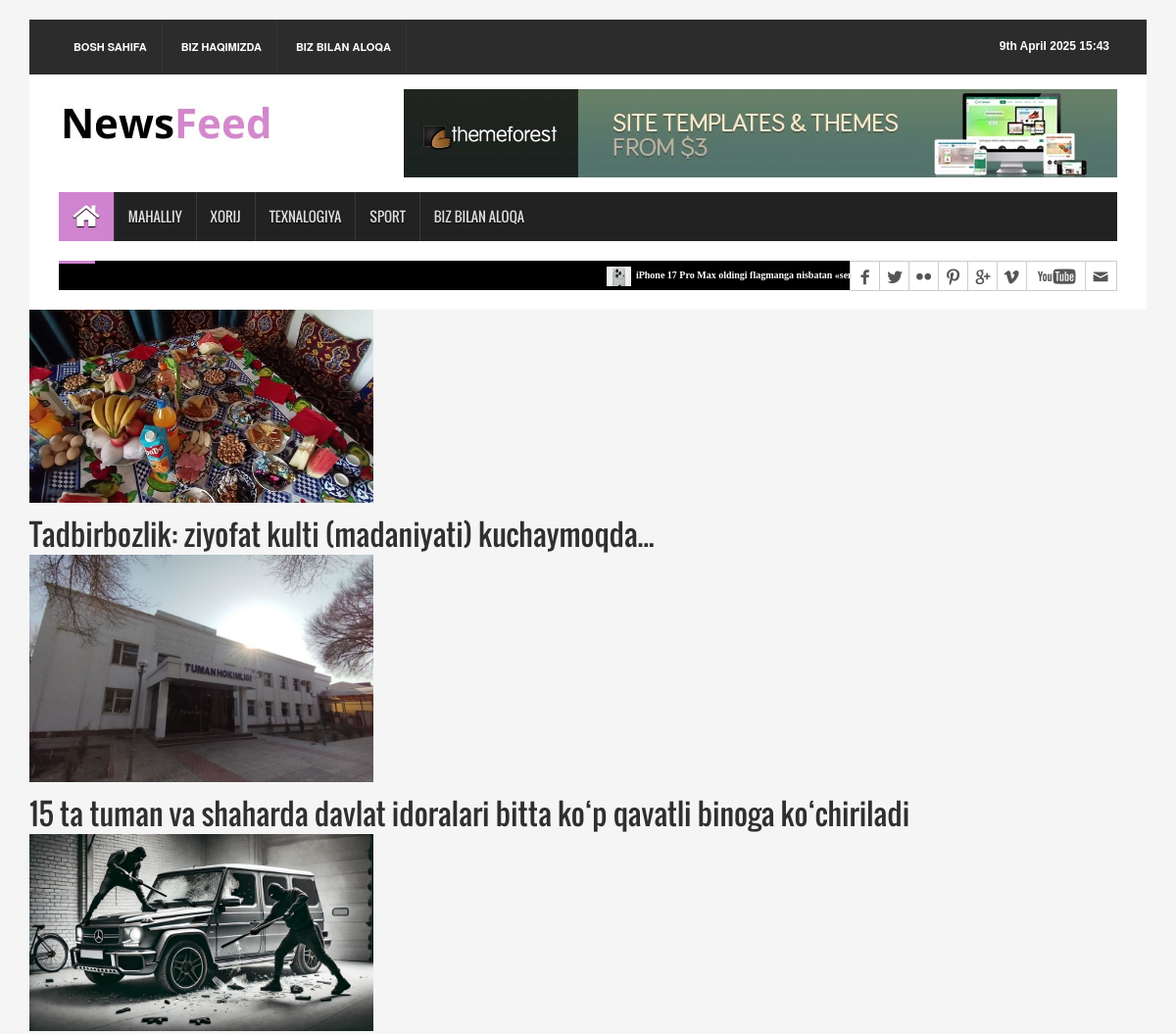
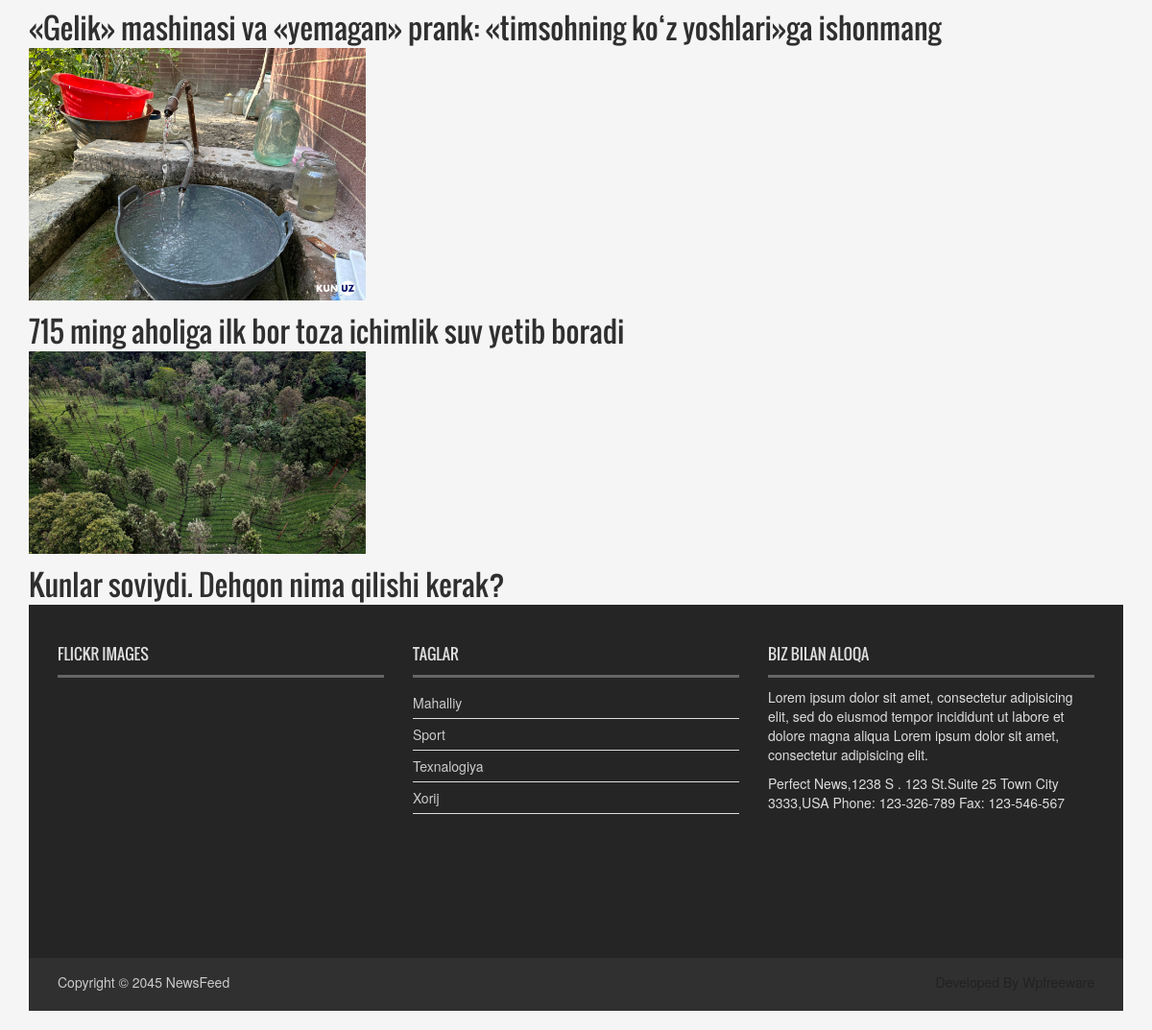
/local, run on the app's committed database (2 pictures, top to bottom).
### news_app/models.py (models this page shows, shortened)
class News(models.Model):
    class Status(models.TextChoices):
        Draft = "DF", "Draft"
        Published = "PB", "Published"
    title = models.CharField(max_length=250)
    slug = models.SlugField(max_length=250)
    body = models.TextField()
    image = models.ImageField(upload_to='news/images/')
    category = models.ForeignKey(Category,
                                 on_delete=models.CASCADE
                                 )
    publish_time = models.DateTimeField(default=timezone.now)
    created_time = models.DateTimeField(auto_now_add=True)
    updated_time = models.DateTimeField(auto_now=True)
    status = models.CharField(max_length=2,
                              choices=Status.choices,
                              default=Status.Draft,
                              )
    objects = models.Manager() # default manager
    published = PublishedManager()
    class Meta:
        ordering = ["-publish_time"]
    def get_absolute_url(self):
        return reverse("news_detail_page", args=[self.slug])

class Category(models.Model):
    name = models.CharField(max_length=150)

### news_app/views.py (the view)
# urls.py: path('local', LocalNewsView.as_view(), name="local_news_app"),
class LocalNewsView(ListView):
    model = News
    template_name = "news/mahalliy.html"
    context_object_name = "mahalliy_yangiliklar"
    def get_queryset(self):
        news = self.model.published.all().filter(category__name="Mahalliy")
        return news

### news_app/context_processor.py (called while the page is built)
def latest_news(request):
    latest_news = News.published.all().order_by("-publish_time")[:10]
    categories = Category.objects.all()
    context = {
        "latest_news": latest_news,
        'categories': categories,
    }
    return context

### news_app/models.py (called while the page is built)
    def get_queryset(self):
        return super().get_queryset().filter(status=News.Status.Published)

### templates/news/mahalliy.html (shortened to what this page needs)
{% extends 'news/base.html' %}
{% load static %}
{% block content %}
    {% for news in mahalliy_yangiliklar %}
        <div class="container">
            <div class="row">
                <div class="col-sa-6">
                    <a href="{{ news.get_absolute_url }}">
                    <img src="{{ news.image.url }}" alt="{{ news.title }}" style="width:30%">
                    <h2>{{ news.title }}</h2>
                        </a>
                </div>
            </div>
        </div>
    {% endfor %}
{% endblock content %}

### templates/news/base.html (shortened to what this page needs)
{% load static %}
<!DOCTYPE html>
<html>
<head>
<link rel="stylesheet" type="text/css" href="{% static '/css/bootstrap.min.css' %}">
<link rel="stylesheet" type="text/css" href="{% static '/css/font-awesome.min.css' %}">
<link rel="stylesheet" type="text/css" href="{% static '/css/animate.css' %}">
<link rel="stylesheet" type="text/css" href="{% static '/css/font.css' %}">
<link rel="stylesheet" type="text/css" href="{% static '/css/li-scroller.css' %}">
<link rel="stylesheet" type="text/css" href="{% static '/css/slick.css' %}">
<link rel="stylesheet" type="text/css" href="{% static '/css/jquery.fancybox.css' %}">
<link rel="stylesheet" type="text/css" href="{% static '/css/theme.css' %}">
<link rel="stylesheet" type="text/css" href="{% static '/css/style.css' %}">
</head>
<body>
<div class="container">
  <header id="header">
    <div class="row">
      <div class="col-lg-12 col-md-12 col-sm-12">
        <div class="header_top">
          <div class="header_top_left">
            <ul class="top_nav">
              <li><a href="{% url 'home_page' %}">Bosh sahifa</a></li>
              <li><a href="{% url 'about_page' %}">Biz haqimizda</a></li>
              <li><a href="{% url 'contact_page' %}">Biz bilan aloqa</a></li>
            </ul>
          </div>
          <div class="header_top_right">
            <p>{% now "jS F Y H:i" %}</p>
          </div>
        </div>
      </div>
      <div class="col-lg-12 col-md-12 col-sm-12">
        <div class="header_bottom">
          <div class="logo_area"><a href="index.html" class="logo"><img src="{% static 'images/logo.jpg' %}" alt=""></a></div>
          <div class="add_banner"><a href="#"><img src="{% static 'images/addbanner_728x90_V1.jpg' %}" alt=""></a></div>
        </div>
      </div>
    </div>
  </header>
  <section id="navArea">
    <nav class="navbar navbar-inverse" role="navigation">
      <div id="navbar" class="navbar-collapse collapse">
        <ul class="nav navbar-nav main_nav">
          <li class="active"><a href="{% url 'home_page' %}"><span class="fa fa-home desktop-home"></span><span class="mobile-show">Home</span></a></li>
          <li><a href="{% url 'local_news_app' %}">Mahalliy</a></li>
          <li><a href="{% url 'xorij_news_app' %}">Xorij</a></li>
          <li><a href="{% url 'texnalogiya_news_app' %}">Texnalogiya</a></li>
          <li><a href="{% url 'sport_news_app' %}">Sport</a></li>
          <li><a href="{% url 'contact_page' %}">Biz bilan aloqa</a></li>
        </ul>
      </div>
    </nav>
  </section>
  <section id="newsSection">
    <div class="row">
      <div class="col-lg-12 col-md-12">
        <div class="latest_newsarea"> <span></span>
          <ul id="ticker01" class="news_sticker">
            {% for news in latest_news %}
            <li><a href="#"><img src="{{ news.image }}" alt="">{{ news.title }}</a></li>
              {% endfor %}
          </ul>
          <div class="social_area">
            <ul class="social_nav">
              <li class="facebook"><a href="#"></a></li>
              <li class="twitter"><a href="#"></a></li>
              <li class="flickr"><a href="#"></a></li>
              <li class="pinterest"><a href="#"></a></li>
              <li class="googleplus"><a href="#"></a></li>
              <li class="vimeo"><a href="#"></a></li>
              <li class="youtube"><a href="#"></a></li>
              <li class="mail"><a href="#"></a></li>
            </ul>
          </div>
        </div>
      </div>
    </div>
  </section>
    {% block content %}
    {% endblock content %}
     <footer id="footer">
    <div class="footer_top">
      <div class="row">
        <div class="col-lg-4 col-md-4 col-sm-4">
          <div class="footer_widget wow fadeInLeftBig">
            <h2>Flickr Images</h2>
          </div>
        </div>
        <div class="col-lg-4 col-md-4 col-sm-4">
          <div class="footer_widget wow fadeInDown">
            <h2>Taglar</h2>
            <ul class="tag_nav">
              {% for kategoriya in categories %}
              <li><a href="#">{{ kategoriya.name }} </a></li>
              {% endfor %}
            </ul>
          </div>
        </div>
        <div class="col-lg-4 col-md-4 col-sm-4">
          <div class="footer_widget wow fadeInRightBig">
            <h2>Biz bilan aloqa</h2>
            <p>Lorem ipsum dolor sit amet, consectetur adipisicing elit, sed do eiusmod tempor incididunt ut labore et dolore magna aliqua Lorem ipsum dolor sit amet, consectetur adipisicing elit.</p>
            <address>
            Perfect News,1238 S . 123 St.Suite 25 Town City 3333,USA Phone: 123-326-789 Fax: 123-546-567
            </address>
          </div>
        </div>
      </div>
    </div>
    <div class="footer_bottom">
      <p class="copyright">Copyright &copy; 2045 <a href="{% url 'home_page' %}">NewsFeed</a></p>
      <p class="developer">Developed By Wpfreeware</p>
    </div>
  </footer>
</div>
</body>
</html>

### static/css/li-scroller.css (style rules this page uses)
ul.newsticker { position:relative; left:750px; font:bold 10px Verdana; list-style-type:none; margin:0; padding:0 }
ul.newsticker li { float:left; margin:0; padding:0 }
ul.newsticker a { white-space:nowrap; padding:0; color:#fff; margin:0 50px 0 0 }
ul.newsticker a > img { height:20px; margin-right:5px; width:25px }

### static/css/theme.css (style rules this page uses)
.navbar-inverse .navbar-nav > .active > a, .navbar-inverse .navbar-nav > .active > a:hover, .navbar-inverse .navbar-nav > .active > a:focus { background-color:#d083cf }
.latest_newsarea span { background:none repeat scroll 0 0 #d083cf }

### data on the page
News: image (picture), title "iPhone 17 Pro Max oldingi flagmanga nisbatan «semizroq» bo‘ladi"
News: image (picture), title "Tadbirbozlik: ziyofat kulti (madaniyati) kuchaymoqda..."
News: image (picture), title "15 ta tuman va shaharda davlat idoralari bitta ko‘p qavatli binoga ko‘chiriladi"
News: image (picture), title "«Gelik» mashinasi va «yemagan» prank: «timsohning ko‘z yoshlari»ga ishonmang"
News: image (picture), title "715 ming aholiga ilk bor toza ichimlik suv yetib boradi"
News: image (picture), title "Kunlar soviydi. Dehqon nima qilishi kerak?"
Category: name "Mahalliy"
Category: name "Sport"
Category: name "Texnalogiya"
Category: name "Xorij"
